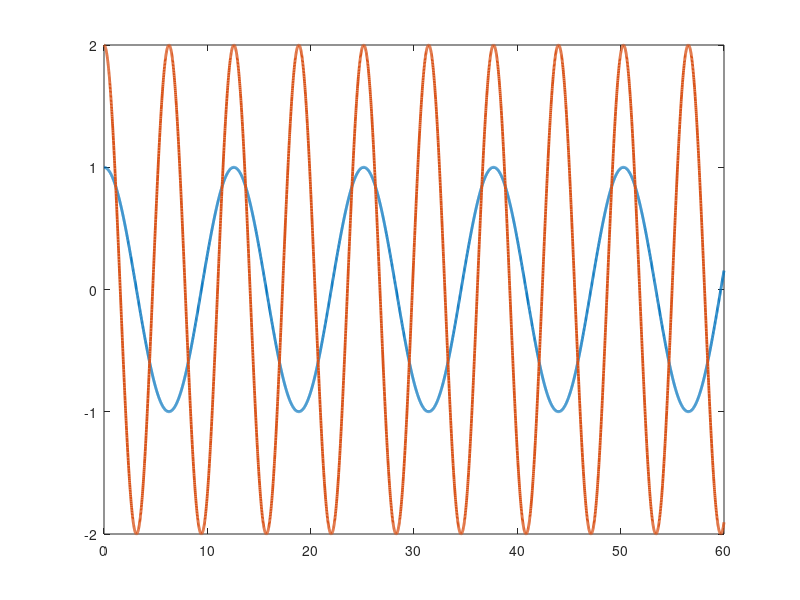

Reproduce this figure in MATLAB. (Note: this script raises an error after producing the figure.)
function torquefiltermethod
close all
%Set up parameters for sim
p1       = 3.473;
p2       = 0.196;
p3       = 0.242;
f1       = 5.3;
f2       = 1.1;

% Stacked parameter vector
theta    = [p1;p2;p3;f1;f2];

% Simulation final time
tf   = 60;

% Initial condition vector (X0 must be same size and "form" as X and XDot below)
% (i.e., in this sim, X0 = [e0;r0;thetahat0])
X0   = [4;10;3;2;1;1;1;1;1];

% define uf initial value
uf   = [2;2];



Ydf =  [1;1;1;1;1;1;1;1;1;1];
X0   = [X0;uf;Ydf];


% Options for integration function
opts = odeset('RelTol',1e-3,'AbsTol',1e-3);

% Integrate (you can send the paramters theta to the dynamics as seen below)
[t,STATES] = ode45(@(t,X) compositedynamics(t,X,theta),[0 tf],X0,opts);

% Set up desired trajectory data for plots (enter desired trajectory for your simulation)
qd = [cos(0.5*t) 2*cos(t)]';

% Parse integrated states (STATES is the same "form" as X0)
% (i.e., in this sim, STATES = [e r thetahat] over all time);
e  = STATES(:,1:2)';
r  = STATES(:,3:4)';
thetaHat = STATES(:,5:9)';


% Compute x from e and xd for plotting purposes
q  = e + qd;

% Plot the actual vs desired trajectories
figure(1)
plot(t,qd,'-','LineWidth',2)
hold on
ax = gca;
ax.ColorOrderIndex = 1;
plot(t,q,':','LineWidth',2)
hold off

% Plot the filtered tracking error
figure(2)
plot(t,r,'--','LineWidth',2)

% Plot the adaptive estimates vs actual parameters
figure(3)
plot(t,repmat(theta,1,length(t)),'-','LineWidth',2)
hold on
ax = gca;
ax.ColorOrderIndex = 1;
plot(t,thetaHat,':','LineWidth',2)
hold off

figure(4)
plot(t,thetaHat-repmat(theta,1,length(t)),'-','LineWidth',2)

index = 0;
global tau;
tau = [];
for i = t'
    index = index+1;
    qd       = [cos(0.5*i);2*cos(i)];
    qdDot    = [-0.5*sin(0.5*i); -2*sin(i)];   %Enter the expression
    qdDotDot = [-0.25*cos(0.5*i); -2*cos(i)];  %Enter the expression 
    cd2       = cos(qd(2));
    sd2       = sin(qd(2));
    yd11      = qdDotDot(1); %Enter the expression
    yd12      = qdDotDot(2); %Enter the expression
    yd13      = 2*cd2*qdDotDot(1)+cd2*qdDotDot(2)-sd2*qdDot(2)*qdDot(1)-sd2*(qdDot(1)+qdDot(2))*qdDot(2); %Enter the expression
    yd14      = qdDot(1); %Enter the expression
    yd15      = 0; %Enter the expression
    yd21      = 0; %Enter the expression
    yd22      = qdDotDot(1)+qdDotDot(2); %Enter the expression
    yd23      = cd2*qdDotDot(1)+sd2*qdDot(1)*qdDot(1); %Enter the expression
    yd24      = 0; %Enter the expression
    yd25      = qdDot(2); %Enter the expression
    Yd       = [yd11 yd12 yd13 yd14 yd15;yd21 yd22 yd23 yd24 yd25];
    K        = 5;
    u        = -K*r(:,index) - e(:,index) + Yd*thetaHat(:,index);
    tau = horzcat(tau,u);
end

tausize = size(tau)
length_ = 1:tausize(2);
figure(5)
plot(length_,tau,'--','LineWidth',2)




function [XDot] = compositedynamics(t,X,theta)

% Parse parameter vector
p1 = theta(1);
p2 = theta(2);
p3 = theta(3);
f1 = theta(4);
f2 = theta(5);

% Select gains for controller
K        = 10; % Enter a number
a        = 1.5; % Enter a number
Beta     = 1;  % Torque filter gain, define it by yourself
gamma = eye([5,5]);   


% Desired trajectory and needed derivatives
qd       = [cos(0.5*t);2*cos(t)];
qdDot    = [-0.5*sin(0.5*t); -2*sin(t)];   %Enter the expression
qdDotDot = [-0.25*cos(0.5*t); -2*cos(t)];  %Enter the expression 

% Parse current states (X is the same size and "form" as X0)
% (i.e., in this sim, X = [e;r;thetahat])
e        = [X(1);X(2)];
r        = [X(3);X(4)];
thetaHat = [X(5);X(6);X(7);X(8);X(9)];
uf       = [X(10);X(11)];
Ydf      = [X(12),X(13),X(14),X(15),X(16);X(17),X(18),X(19),X(20),X(21)];



% Compute current x and xDot for convenience
q        = e + qd;
qDot     = r - a*e + qdDot;

% Compute cos(x2) and sin(x2) for convenience
c2       = cos(q(2));
s2       = sin(q(2));

% Compute current matrices for the dynamics
M        = [p1 + 2*p3*c2 p2 + p3*c2;p2 + p3*c2 p2];
Vm       = [-p3*s2*qDot(2) -p3*s2*(qDot(1) + qDot(2));p3*s2*qDot(1) 0];
fd       = [f1 0;0 f2];

% Compute current regression matrix
cd2       = cos(qd(2));
sd2       = sin(qd(2));
yd11      = qdDotDot(1); %Enter the expression
yd12      = qdDotDot(2); %Enter the expression
yd13      = 2*cd2*qdDotDot(1)+cd2*qdDotDot(2)-sd2*qdDot(2)*qdDot(1)-sd2*(qdDot(1)+qdDot(2))*qdDot(2); %Enter the expression
yd14      = qdDot(1); %Enter the expression
yd15      = 0; %Enter the expression
yd21      = 0; %Enter the expression
yd22      = qdDotDot(1)+qdDotDot(2); %Enter the expression
yd23      = cd2*qdDotDot(1)+sd2*qdDot(1)*qdDot(1); %Enter the expression
yd24      = 0; %Enter the expression
yd25      = qdDot(2); %Enter the expression
Yd       = [yd11 yd12 yd13 yd14 yd15;yd21 yd22 yd23 yd24 yd25];

% Design controller
Taud     = [0.5*cos(0.5*t); sin(t)];

% u        = -K*r + M*qdDotDot + Vm*qDot + fd*qDot; %Enter the expression
% u        = -K*r - e
u        = -K*r + Yd*thetaHat;
eDot        = r - a*e;
rDot        = a*eDot + M\(-Vm*qDot-fd*qDot+u-Taud) - qdDotDot; %Enter the expression

miu = uf - Ydf*thetaHat;
thetaHatDot = -gamma*Yd.'*r + gamma*Ydf.'*miu; %Enter the expression
uf_dot      =  Beta*u - Beta*uf;
Ydf_dot = Beta*Yd -Beta*Ydf;
Ydf_dot = reshape(Ydf_dot',[10,1]);
% Stacked dynamics vector (XDot is the same size and "form" as X)
XDot        = [eDot;rDot;thetaHatDot;uf_dot;Ydf_dot];
